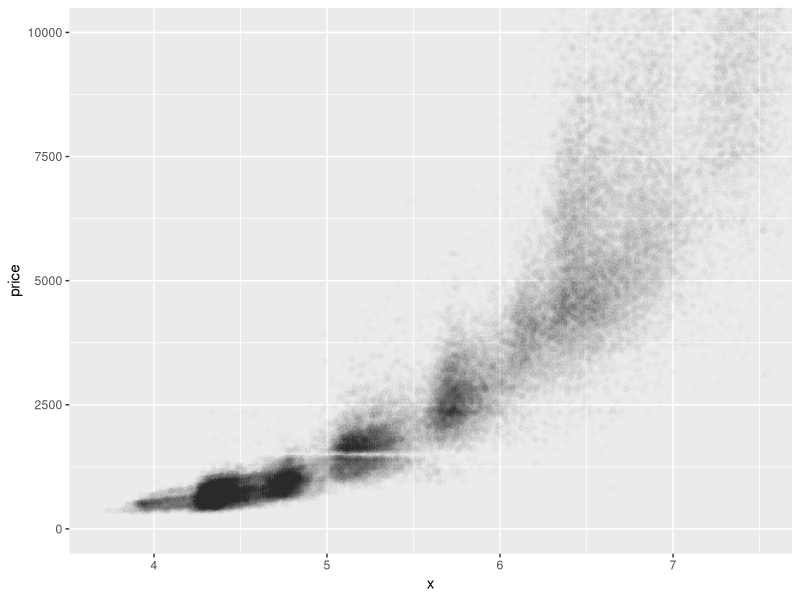

This figure's R source:
## ---- chunk 1
knitr::opts_chunk$set(echo = TRUE)
library(dplyr)
library(ggplot2)
data(diamonds)
## ---- chunk 2
ggplot(data = subset(diamonds, x > 0),
       aes(x = x, y = price)) +
  geom_point(alpha = 1/100) +
  coord_cartesian(xlim = c(3.7,7.5), ylim = c(0,10000))
